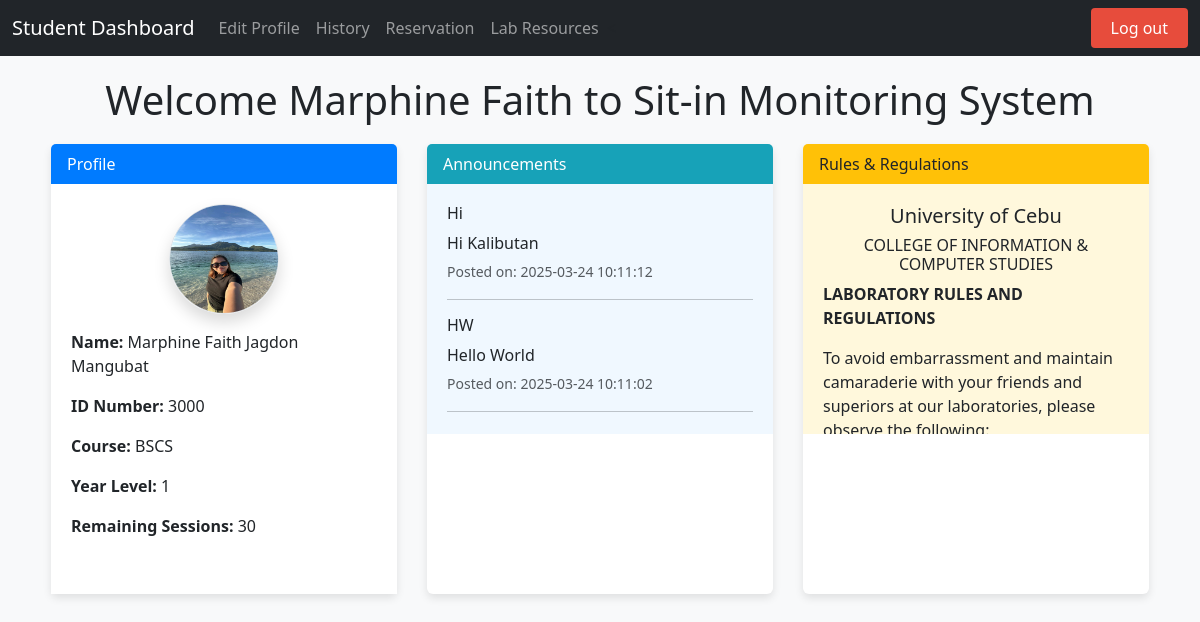
/dashboard.php (signed in), run on an earlier commit of the app's database.
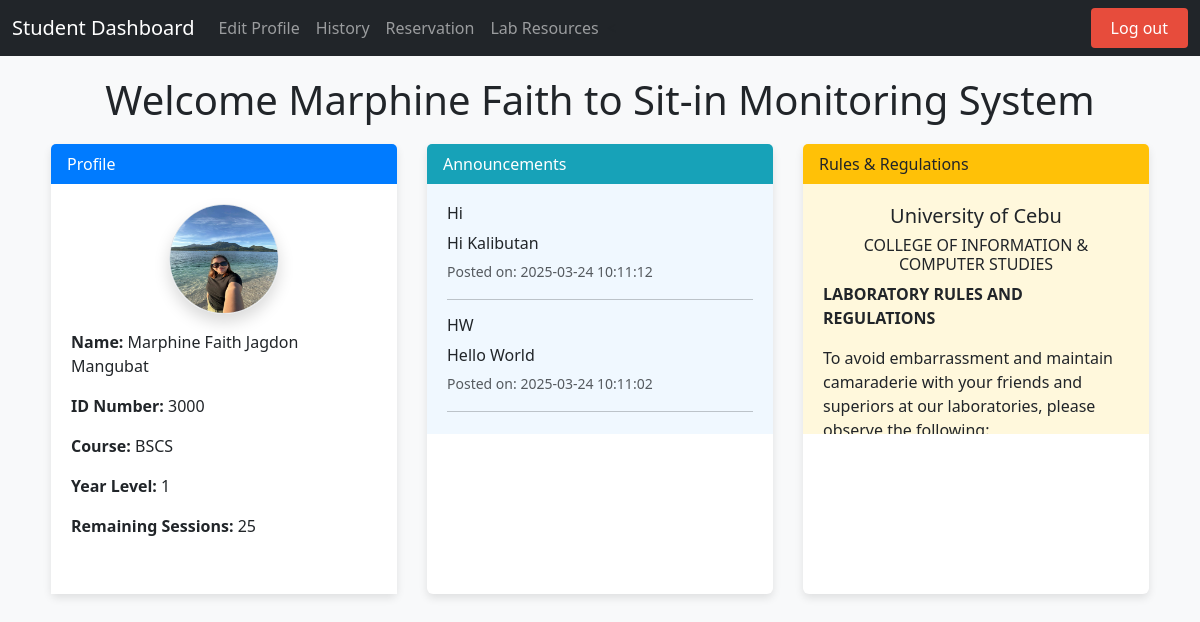
And on a later commit of the database.
### tables this page shows
CREATE TABLE `user` (
  `IDNO` int(11) NOT NULL,
  `Lastname` varchar(50) NOT NULL,
  `Firstname` varchar(50) NOT NULL,
  `Midname` varchar(50) NOT NULL,
  `course` varchar(50) NOT NULL,
  `year_level` int(11) NOT NULL,
  `username` varchar(50) NOT NULL,
  `password` varchar(255) NOT NULL,
  `profilepic` varchar(255) NOT NULL DEFAULT 'default.png',
  `session_count` int(11) NOT NULL DEFAULT 30
);

### dashboard.php (the view, shortened to what the changed rows need)
<!DOCTYPE html>
<html lang="en">
<head>
    <link href="https://cdn.jsdelivr.net/npm/bootstrap@5.3.3/dist/css/bootstrap.min.css" rel="stylesheet">
</head>
<body class="d-flex flex-column min-vh-100">
    <div class="container-fluid">
        <main role="main" class="px-md-4">
            <?php
            include "connect.php";
            if (isset($_SESSION['username'])) {
                $username = $_SESSION['username'];
                $sql = "SELECT * FROM user WHERE username='$username'";
                $result = $conn->query($sql);
                if ($result->num_rows > 0) {
                    $row = $result->fetch_assoc();
                    $Firstname = htmlspecialchars($row['Firstname']);
                    echo "<h1 class='page-title'>Welcome $Firstname to Sit-in Monitoring System</h1>";
                } else {
                    echo "<h1 class='page-title'>Welcome to Sit-in Monitoring System</h1>";
                }
            } else {
                echo "<h1 class='page-title'>Welcome to Sit-in Monitoring System</h1>";
            }
            ?>
            <div class="dashboard-container">
                <div class="dashboard-row">
                    <div class="dashboard-col">
                        <div class="card">
                            <div class="card-body">
                                <?php
                                include "connect.php";
                                $username = $_SESSION['username'];
                                $sql = "SELECT * FROM user WHERE username='$username'";
                                $result = $conn->query($sql);
                                $profilepic = "uploads/default.png";
                                if (!empty($row['profilepic']) && file_exists("uploads/" . $row['profilepic'])) {
                                    $profilepic = "uploads/" . htmlspecialchars($row['profilepic']);
                                }
                                echo "<div class='text-center mb-3'><img src='$profilepic' class='rounded-circle border shadow' width='110' height='110' alt='Profile Picture'></div>";
                                if ($result->num_rows > 0) {
                                    $row = $result->fetch_assoc();
                                    $fullname = htmlspecialchars($row['Firstname']) . " " . htmlspecialchars($row['Midname']) . " " . htmlspecialchars($row['Lastname']);
                                    echo "<div class='profile-info'>";
                                    echo "<p><strong>Name:</strong> $fullname</p>";
                                    echo "<p><strong>ID Number:</strong> " . htmlspecialchars($row['IDNO']) . "</p>";
                                    echo "<p><strong>Course:</strong> " . htmlspecialchars($row['course']) . "</p>";
                                    echo "<p><strong>Year Level:</strong> " . htmlspecialchars($row['year_level']) . "</p>";
                                    echo "<p><strong>Remaining Sessions:</strong> " . htmlspecialchars($row['session_count']) . "</p>";
                                    echo "</div>";
                                } else {
                                    echo "<script>alert('No user data found');</script>";
                                }
                                ?>
                            </div>
                        </div>
                    </div>
                </div>
            </div>
        </main>
    </div>
</body>
</html>

What changed in the data, as far as the page shows it:
changed user "Marphine Faith": session_count "30" → "25"
